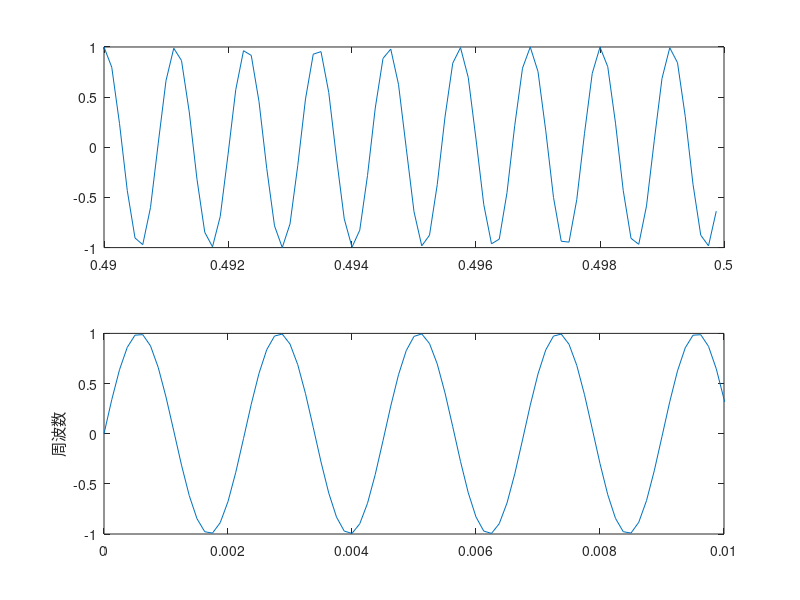

The MATLAB script that drew this image:
clear;

Fs = 8000;
f0 = 440;
f1 = 880;
t = [0:Fs*(1/2)-1]/Fs;
k = (f1 - 440) / 0.5;
halfk = k/2;


y = sin(2 * pi * (f0 + halfk * t) .*t);

subplot(2,1,1);
plot(t, y);
axis([0.49 0.50 -1 1]);

subplot(2,1,2);
plot(t, y);
axis([0 0.01 -1 1]);
ylabel("周波数");

sound(y, Fs);